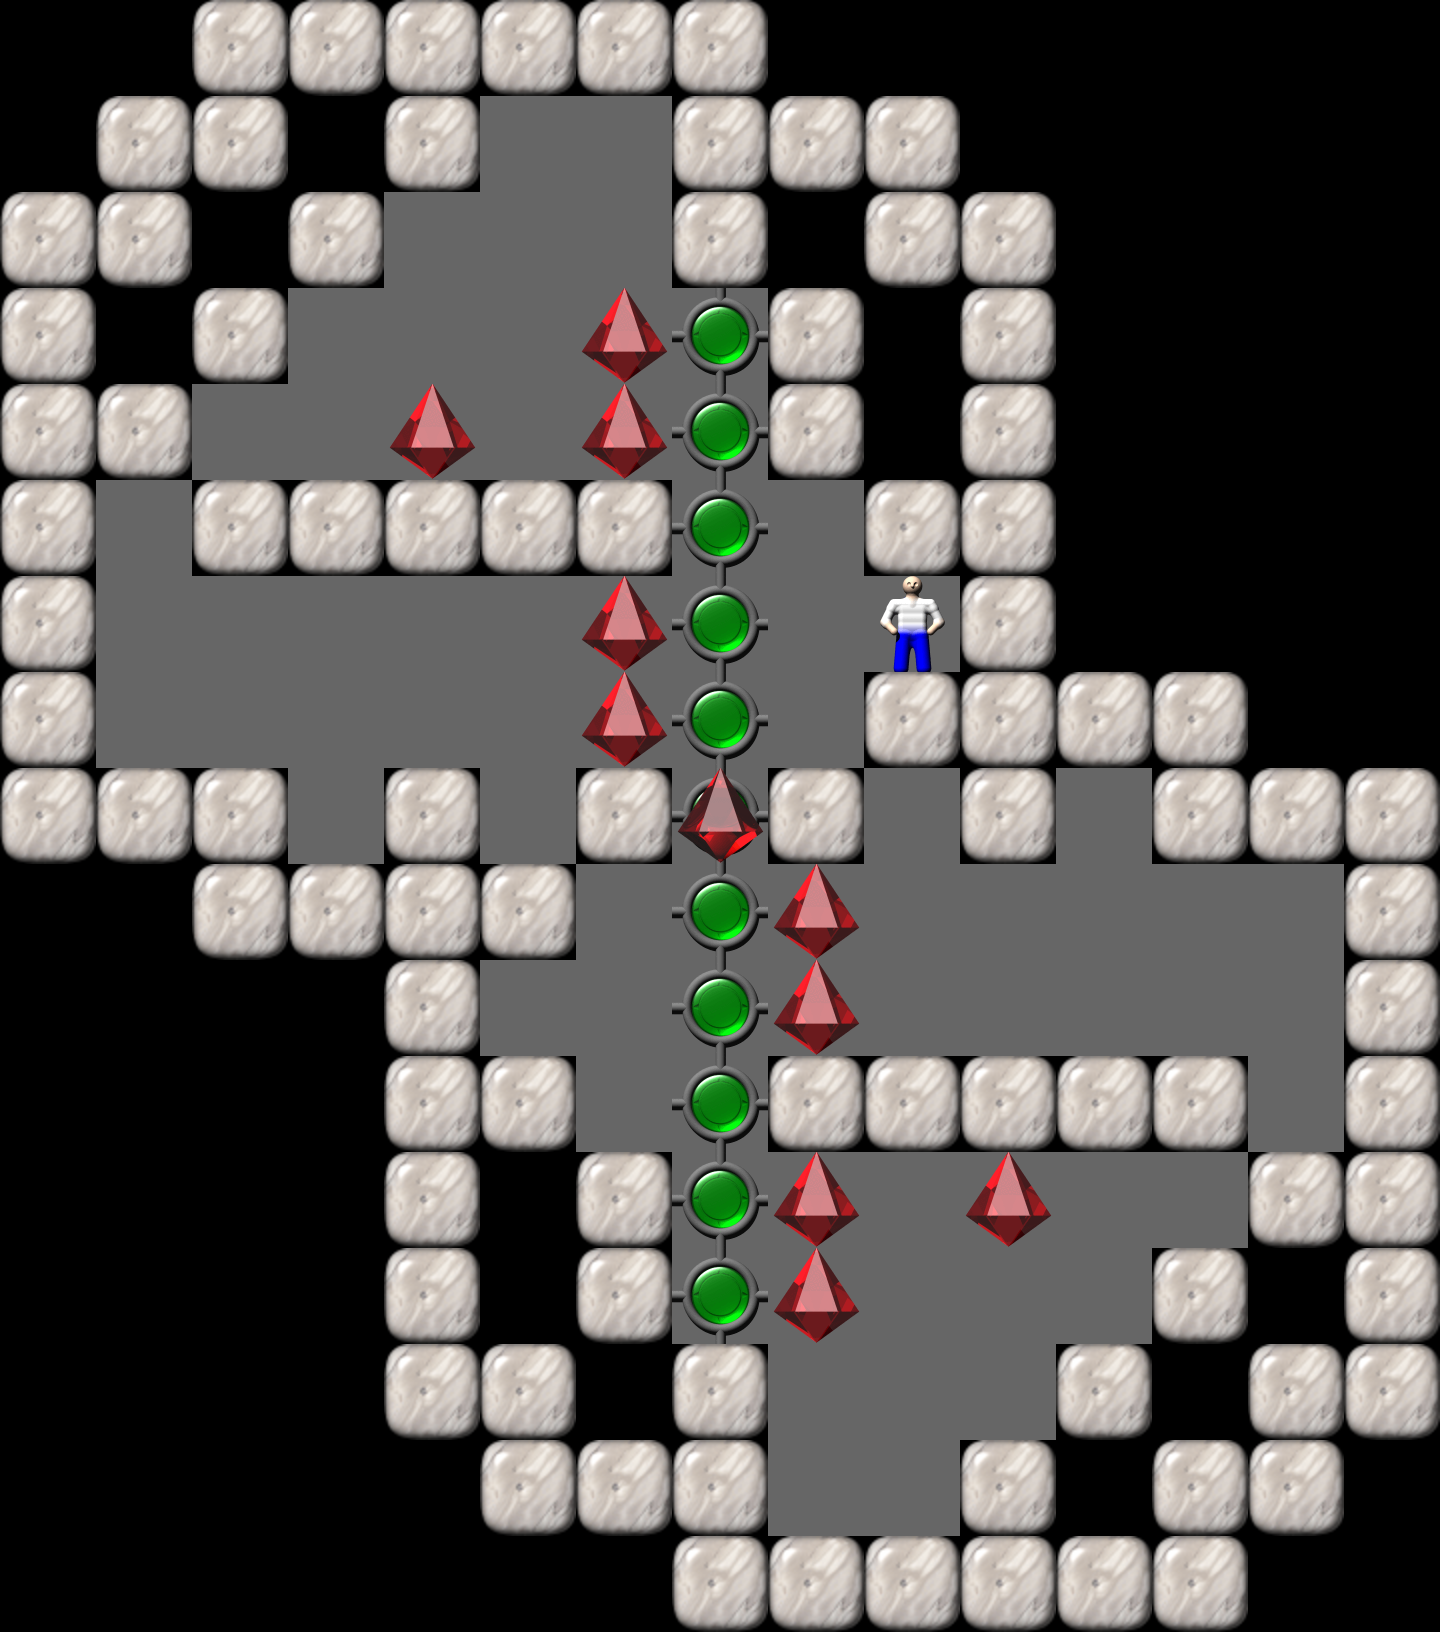

Below is a game level as drawn by its tile map, then a one-line description and the .tmx that defines it (tile-layer data replaced by summaries):
An orthogonal 15x17 tile map with 96x96 px tiles, 1 tile layer (Tile Layer 1).

<map version="1.0" orientation="orthogonal" width="15" height="17" tilewidth="96" tileheight="96">
  <properties>
    <property name="Title" value="15" />
  </properties>
  <tileset source="Sokoban.tsx" firstgid="1" />
  <layer name="Tile Layer 1" width="15" height="17">
    <data>[255 cells, 255 non-empty, 7 distinct tile ids]</data>
  </layer>
</map>
